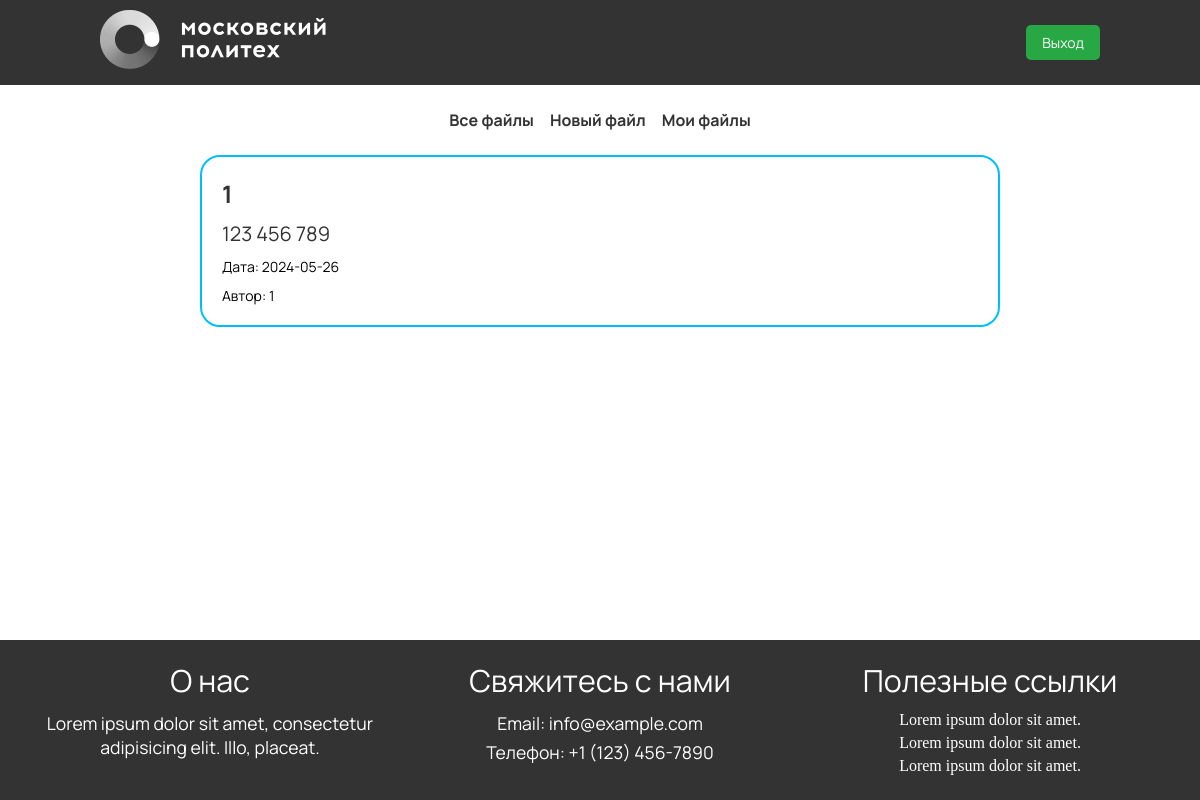
The page /posts/39 (signed in) on the database its author committed.
### db.py (models this page shows, shortened)
class Article(db.Model):
    id = db.Column(db.Integer, primary_key=True)
    title = db.Column(db.String(100), nullable=False)
    intro = db.Column(db.String(300))
    text = db.Column(db.Text, nullable=False)
    date = db.Column(db.DateTime, default=datetime.utcnow)
    user_id = db.Column(db.Integer, db.ForeignKey('user.id'), nullable=False)
    status = db.Column(db.String(20), default='draft')  # Добавляем поле для статуса (draft или published)

class User (db.Model, UserMixin):
    id = db.Column(db.Integer, primary_key=True)
    login = db.Column(db.String(128), nullable=False, unique=True)
    password = db.Column(db.String(255), nullable=False)
    articles = db.relationship('Article', backref='author', lazy=True)
    draft_access = db.relationship('DraftAccess', backref='user', lazy=True)

### posts.py (the view)
@app.route('/<int:id>', methods=['GET'])
@login_required
def posts_detail(id):
    article = Article.query.filter_by(id=id).first()
    author = User.query.get(article.user_id)
    draft_access = DraftAccess.query.filter_by(draft_id=id)
    access_id=[draft.user_id for draft in draft_access]
    if article and current_user.id in access_id:
        return render_template("posts_detail.html", article=article, author=author, flag=True)
    elif article:
        return render_template("posts_detail.html", article=article, author=author, flag=False)
    else:
        return "Статья не найдена или не опубликована"

### main.py (called while the page is built)
@manager.user_loader
def load_user(user_id):
    return User.query.get(user_id)

@app.after_request
def redirect_to_signin(response):
    if response.status_code == 401:
        return redirect(url_for('login_page') + '?next=' + request.url)
    return response

### templates/posts_detail.html (shortened to what this page needs)
{% extends 'base.html' %}
{% block body %}
<div class="posts">
	<div class="posts-details">
		<h1 class="posts-details__title">{{ article.title }}</h1>
		<div class="posts-details__content">
			<p class="posts-details__subtitle">{{ article.text }}</p>
			<p class="posts-details__date">Дата: {{ article.date.date() }}</p>
			<p class="posts-details__author">Автор: {{ author.login }}</p>
		</div>
	</div>
</div>
{% endblock %}

### static/css/default.css (style rules this page uses)
html * { box-sizing: border-box; margin: 0; padding: 0; transition: 0.3s; }
body { display: flex; flex-direction: column; min-height: 100vh; }

### static/css/posts.css (style rules this page uses)
.posts { margin: 0 auto; display: flex; flex-direction: column; max-width: 800px; width: 100%; }
.posts-details { display: flex; flex-direction: column; gap: 10px; padding: 20px; border: 2px solid deepskyblue; border-radius: 20px; }
.posts-details__title { font-family: Manrope, serif; font-size: 24px; font-weight: bold; line-height: normal; color: #333333; }
.posts-details__subtitle { font-family: Manrope, serif; font-size: 20px; font-weight: regular; line-height: normal; color: #333333; }
.posts-details__content { display: flex; flex-direction: column; gap: 10px; }
.posts-details__date, .posts-details__author { font-family: Manrope, serif; font-size: 14px; font-weight: regular; line-height: normal; }

### rows shown on the page
Article: title "1", text "123 456 789", date "2024-05-26"
User: login "1"
